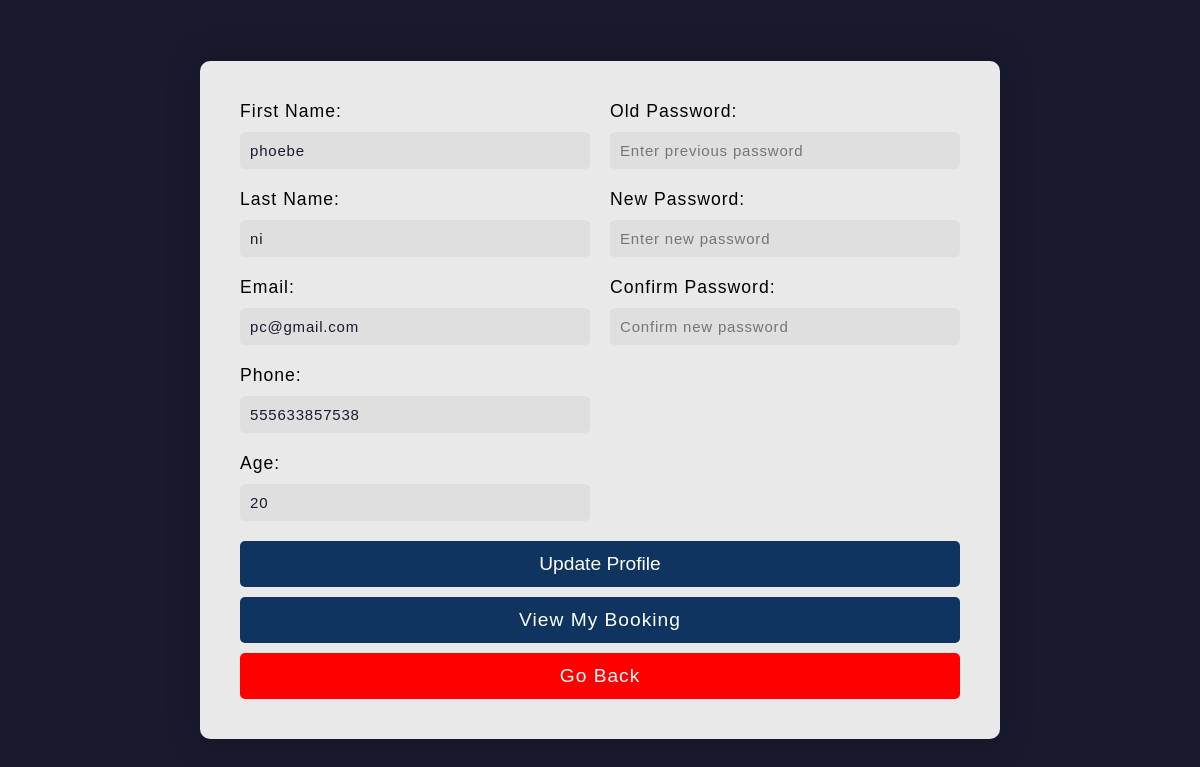
Page /profile.php (signed in) on the committed database.
### tables this page shows
CREATE TABLE `customer` (
  `customer_id` int(11) NOT NULL,
  `first_name` varchar(50) DEFAULT NULL,
  `last_name` varchar(50) DEFAULT NULL,
  `email` varchar(100) DEFAULT NULL,
  `password` varchar(255) DEFAULT NULL,
  `phone` varchar(20) DEFAULT NULL,
  `age` int(11) DEFAULT NULL,
  `profile_picture` varchar(255) NOT NULL DEFAULT 'profiles/default.png',
  `status` tinyint(1) DEFAULT 0,
  `created_at` timestamp NOT NULL DEFAULT current_timestamp(),
  `updated_at` timestamp NOT NULL DEFAULT current_timestamp() ON UPDATE current_timestamp()
);

### profile.php (the view, shortened to what this page needs)
<?php
include 'db_connection.php';
$customer_id = $_SESSION['customer_id'];
?>
<!DOCTYPE html>
<html lang="en">
<head>
   <link rel="stylesheet" href="stylesheet.css">
</head>
<body>
<div class="update-profile-container">
   <?php
      $stmt = $conn->prepare("SELECT * FROM `Customer` WHERE customer_id = ?");
      $stmt->bind_param("i", $customer_id);
      $stmt->execute();
      $result = $stmt->get_result();
      if ($result->num_rows > 0) {
         $fetch = $result->fetch_assoc();
      }
   ?>
   <form action="" method="post" class="update-profile-form">
      <div class="flex">
         <div class="inputBox">
            <span>First Name:</span>
            <input type="text" name="update_first_name" value="<?php echo htmlspecialchars($fetch['first_name']); ?>" class="box">
            <span>Last Name:</span>
            <input type="text" name="update_last_name" value="<?php echo htmlspecialchars($fetch['last_name']); ?>" class="box">
            <span>Email:</span>
            <input type="email" name="update_email" value="<?php echo htmlspecialchars($fetch['email']); ?>" class="box">
            <span>Phone:</span>
            <input type="text" name="update_phone" value="<?php echo htmlspecialchars($fetch['phone']); ?>" class="box">
            <span>Age:</span>
            <input type="number" name="update_age" value="<?php echo htmlspecialchars($fetch['age']); ?>" class="box">
         </div>
         <div class="inputBox">
            <span>Old Password:</span>
            <input type="password" name="old_pass" placeholder="Enter previous password" class="box">
            <span>New Password:</span>
            <input type="password" name="new_pass" placeholder="Enter new password" class="box">
            <span>Confirm Password:</span>
            <input type="password" name="confirm_pass" placeholder="Confirm new password" class="box">
         </div>
      </div>
      <input type="submit" value="Update Profile" name="update_profile" class="btn">
      <a href="mybooking.php" class="mybooking-btn">View My Booking</a>
      <a href="homepage.php" class="delete-btn">Go Back</a>
   </form>
</div>
</body>
</html>

### stylesheet.css (style rules this page uses)
* { margin: 0; padding: 0; box-sizing: border-box; }
:root { --background: #1a1a2e; --color: #ffffff; --primary-color: #0f3460; --secondary-color: #0c2646; --light-background: #f8f8f8; --dark-background: #333; }
body { margin: 0; box-sizing: border-box; font-family: "Poppins", sans-serif; background: var(--background); color: var(--color); letter-spacing: 1px; transition: background 0.2s ease; }
a { text-decoration: none; color: var(--color); }
.update-profile-container { display: flex; justify-content: center; align-items: center; min-height: 100vh; background: var(--background); color: #000; padding: 20px; }
.update-profile-form { background: rgba(255, 255, 255, 0.9); padding: 40px; box-shadow: 0 0 36px 1px rgba(0, 0, 0, 0.2); border-radius: 10px; max-width: 800px; width: 100%; }
.flex { display: flex; justify-content: space-between; gap: 20px; }
.inputBox { flex: 1; }
.inputBox span { display: block; margin-bottom: 10px; font-size: 1.1em; }
.inputBox .box { width: 100%; padding: 10px; margin-bottom: 20px; border: none; background-color: #9191911f; border-radius: 5px; font-weight: 500; letter-spacing: 0.8px; font-size: 15px; color: var(--background); outline: none; transition: background-color 0.3s, box-shadow 0.3s; }
.btn { display: block; width: 100%; padding: 12px; background-color: var(--primary-color); color: var(--color); border: none; border-radius: 5px; font-size: 1.2rem; cursor: pointer; transition: background-color 0.3s, transform 0.2s; }
.mybooking-btn { display: block; width: 100%; padding: 12px; background-color: var(--primary-color); color: var(--color); border: none; border-radius: 5px; text-align: center; margin-top: 10px; font-size: 1.2rem; cursor: pointer; transition: background-color 0.3s, transform 0.2s; }
.delete-btn { display: block; width: 100%; padding: 12px; background-color: red; color: var(--color); border: none; border-radius: 5px; text-align: center; margin-top: 10px; font-size: 1.2rem; cursor: pointer; transition: background-color 0.3s, transform 0.2s; }

### rows in the picture
customer: update_first_name "phoebe", update_last_name "ni", update_email "pc@gmail.com", update_phone "555633857538", update_age "20"
